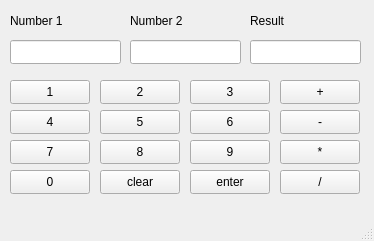
<?xml version="1.0" encoding="UTF-8"?>
<ui version="4.0">
 <class>MainWindow</class>
 <widget class="QMainWindow" name="MainWindow">
  <property name="geometry">
   <rect>
    <x>0</x>
    <y>0</y>
    <width>374</width>
    <height>241</height>
   </rect>
  </property>
  <property name="windowTitle">
   <string>MainWindow</string>
  </property>
  <widget class="QWidget" name="centralwidget">
   <widget class="QLabel" name="label">
    <property name="geometry">
     <rect>
      <x>10</x>
      <y>10</y>
      <width>101</width>
      <height>21</height>
     </rect>
    </property>
    <property name="text">
     <string>Number 1</string>
    </property>
   </widget>
   <widget class="QLabel" name="label_2">
    <property name="geometry">
     <rect>
      <x>130</x>
      <y>10</y>
      <width>101</width>
      <height>21</height>
     </rect>
    </property>
    <property name="text">
     <string>Number 2</string>
    </property>
   </widget>
   <widget class="QLabel" name="label_3">
    <property name="geometry">
     <rect>
      <x>250</x>
      <y>10</y>
      <width>101</width>
      <height>21</height>
     </rect>
    </property>
    <property name="text">
     <string>Result</string>
    </property>
   </widget>
   <widget class="QLineEdit" name="num1">
    <property name="geometry">
     <rect>
      <x>10</x>
      <y>40</y>
      <width>111</width>
      <height>24</height>
     </rect>
    </property>
   </widget>
   <widget class="QLineEdit" name="num2">
    <property name="geometry">
     <rect>
      <x>130</x>
      <y>40</y>
      <width>111</width>
      <height>24</height>
     </rect>
    </property>
   </widget>
   <widget class="QLineEdit" name="result">
    <property name="geometry">
     <rect>
      <x>250</x>
      <y>40</y>
      <width>111</width>
      <height>24</height>
     </rect>
    </property>
   </widget>
   <widget class="QPushButton" name="add">
    <property name="geometry">
     <rect>
      <x>280</x>
      <y>80</y>
      <width>80</width>
      <height>24</height>
     </rect>
    </property>
    <property name="text">
     <string>+</string>
    </property>
   </widget>
   <widget class="QPushButton" name="sub">
    <property name="geometry">
     <rect>
      <x>280</x>
      <y>110</y>
      <width>80</width>
      <height>24</height>
     </rect>
    </property>
    <property name="text">
     <string>-</string>
    </property>
   </widget>
   <widget class="QPushButton" name="mul">
    <property name="geometry">
     <rect>
      <x>280</x>
      <y>140</y>
      <width>80</width>
      <height>24</height>
     </rect>
    </property>
    <property name="text">
     <string>*</string>
    </property>
   </widget>
   <widget class="QPushButton" name="div">
    <property name="geometry">
     <rect>
      <x>280</x>
      <y>170</y>
      <width>80</width>
      <height>24</height>
     </rect>
    </property>
    <property name="text">
     <string>/</string>
    </property>
   </widget>
   <widget class="QPushButton" name="N7">
    <property name="geometry">
     <rect>
      <x>10</x>
      <y>140</y>
      <width>80</width>
      <height>24</height>
     </rect>
    </property>
    <property name="text">
     <string>7</string>
    </property>
   </widget>
   <widget class="QPushButton" name="N4">
    <property name="geometry">
     <rect>
      <x>10</x>
      <y>110</y>
      <width>80</width>
      <height>24</height>
     </rect>
    </property>
    <property name="text">
     <string>4</string>
    </property>
   </widget>
   <widget class="QPushButton" name="N1">
    <property name="geometry">
     <rect>
      <x>10</x>
      <y>80</y>
      <width>80</width>
      <height>24</height>
     </rect>
    </property>
    <property name="text">
     <string>1</string>
    </property>
   </widget>
   <widget class="QPushButton" name="N0">
    <property name="geometry">
     <rect>
      <x>10</x>
      <y>170</y>
      <width>80</width>
      <height>24</height>
     </rect>
    </property>
    <property name="text">
     <string>0</string>
    </property>
   </widget>
   <widget class="QPushButton" name="N8">
    <property name="geometry">
     <rect>
      <x>100</x>
      <y>140</y>
      <width>80</width>
      <height>24</height>
     </rect>
    </property>
    <property name="text">
     <string>8</string>
    </property>
   </widget>
   <widget class="QPushButton" name="N5">
    <property name="geometry">
     <rect>
      <x>100</x>
      <y>110</y>
      <width>80</width>
      <height>24</height>
     </rect>
    </property>
    <property name="text">
     <string>5</string>
    </property>
   </widget>
   <widget class="QPushButton" name="N2">
    <property name="geometry">
     <rect>
      <x>100</x>
      <y>80</y>
      <width>80</width>
      <height>24</height>
     </rect>
    </property>
    <property name="text">
     <string>2</string>
    </property>
   </widget>
   <widget class="QPushButton" name="clear">
    <property name="geometry">
     <rect>
      <x>100</x>
      <y>170</y>
      <width>80</width>
      <height>24</height>
     </rect>
    </property>
    <property name="text">
     <string>clear</string>
    </property>
   </widget>
   <widget class="QPushButton" name="N9">
    <property name="geometry">
     <rect>
      <x>190</x>
      <y>140</y>
      <width>80</width>
      <height>24</height>
     </rect>
    </property>
    <property name="text">
     <string>9</string>
    </property>
   </widget>
   <widget class="QPushButton" name="N6">
    <property name="geometry">
     <rect>
      <x>190</x>
      <y>110</y>
      <width>80</width>
      <height>24</height>
     </rect>
    </property>
    <property name="text">
     <string>6</string>
    </property>
   </widget>
   <widget class="QPushButton" name="N3">
    <property name="geometry">
     <rect>
      <x>190</x>
      <y>80</y>
      <width>80</width>
      <height>24</height>
     </rect>
    </property>
    <property name="text">
     <string>3</string>
    </property>
   </widget>
   <widget class="QPushButton" name="enter">
    <property name="geometry">
     <rect>
      <x>190</x>
      <y>170</y>
      <width>80</width>
      <height>24</height>
     </rect>
    </property>
    <property name="text">
     <string>enter</string>
    </property>
   </widget>
  </widget>
  <widget class="QMenuBar" name="menubar">
   <property name="geometry">
    <rect>
     <x>0</x>
     <y>0</y>
     <width>374</width>
     <height>21</height>
    </rect>
   </property>
  </widget>
  <widget class="QStatusBar" name="statusbar"/>
 </widget>
 <resources/>
 <connections/>
</ui>
